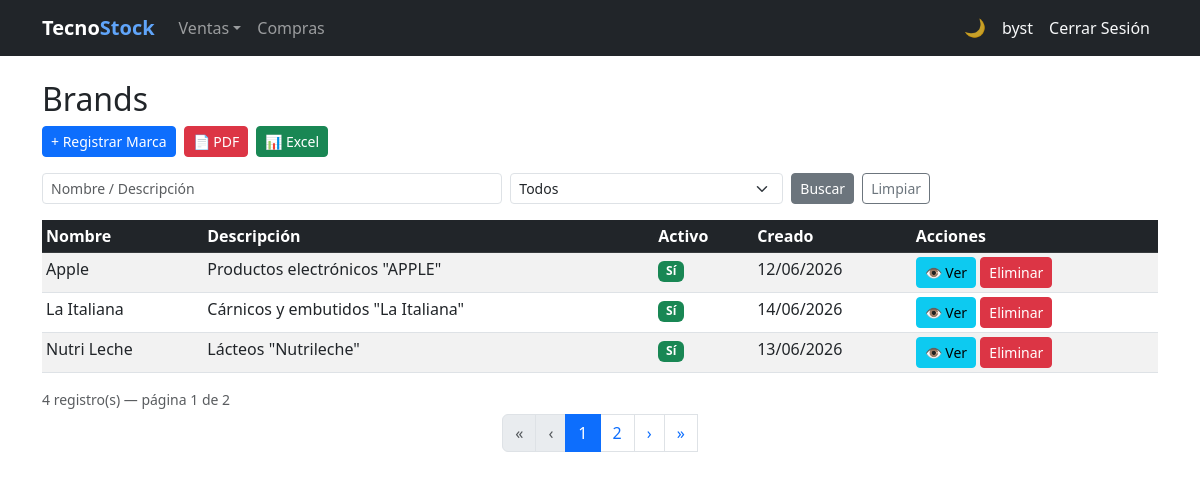
/brands/ (signed in), run on an earlier commit of the app's database.
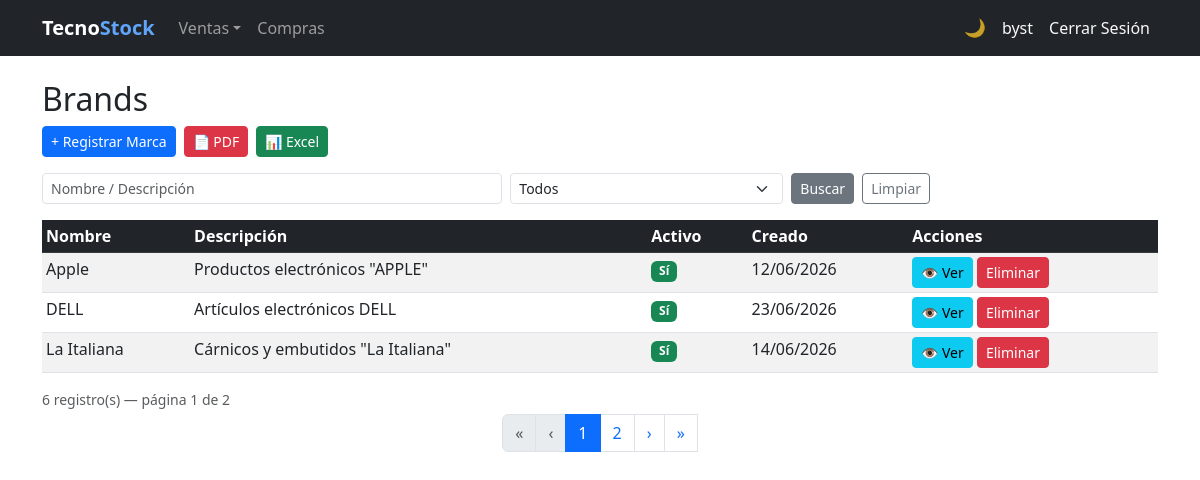
And on a later commit of the database.
### billing/models.py (models this page shows, shortened)
class Brand(models.Model):
    name = models.CharField(max_length=100, unique=True, verbose_name='Nombre de Marca')
    description = models.TextField(blank=True, null=True, verbose_name='Descripción')
    is_active = models.BooleanField(default=True, verbose_name='Activo')
    created_at = models.DateTimeField(auto_now_add=True)
    updated_at = models.DateTimeField(auto_now=True)
    class Meta:
        verbose_name = 'Brand'
        verbose_name_plural = 'Brands'
        ordering = ['name']

### billing/views.py (the view)
# urls.py: path('brands/', views.BrandListView.as_view(), name='brand_list'),
class BrandListView(LoginRequiredMixin, SearchExportMixin, ListView):
    model           = Brand
    template_name   = 'billing/brand_list.html'
    context_object_name = 'items'
    export_filename = 'marcas'
    export_fields   = [
        ('Nombre', 'name'), ('Descripción', 'description'), ('Activo', 'is_active'),
    ]
    search_fields   = [
        {'param': 'q',         'fields': ['name__icontains', 'description__icontains']},
        {'param': 'is_active', 'field':  'is_active', 'type': 'bool'},
    ]

### shared/mixins.py (called while the page is built, shortened)
    def get_queryset(self):
        qs = super().get_queryset()
        for spec in self.search_fields:
            val = self.request.GET.get(spec['param'], '').strip()
            if not val:
                continue
        return qs.distinct()

    def get_context_data(self, **kwargs):
        ctx = super().get_context_data(**kwargs)
        ctx['search_params'] = self.request.GET
        return ctx

    def get(self, request, *args, **kwargs):
        fmt = request.GET.get('export', '').lower()
        if fmt == 'pdf':
            return self._build_pdf()
        if fmt == 'excel':
            return self._build_excel()
        return super().get(request, *args, **kwargs)

### billing/templates/billing/brand_list.html (shortened to what this page needs)
{% extends 'billing/base.html' %}
{% block content %}
<h2>Brands</h2>
<div class="d-flex gap-2 mb-3">
  <a href="{% url 'billing:brand_create' %}" class="btn btn-primary btn-sm">+ Registrar Marca</a>
  {% include 'billing/_export_buttons.html' %}
</div>
<form method="get" class="mb-3">
  <div class="row g-2 align-items-end">
    <div class="col-md-5">
      <input type="text" name="q" class="form-control form-control-sm" placeholder="Nombre / Descripción"
             value="{{ search_params.q|default:'' }}">
    </div>
    <div class="col-md-3">
      <select name="is_active" class="form-select form-select-sm" aria-label="Filter by status">
        <option value="">Todos</option>
      </select>
    </div>
    <div class="col-auto d-flex gap-2">
      <button type="submit" class="btn btn-secondary btn-sm">Buscar</button>
      <a href="{% url 'billing:brand_list' %}" class="btn btn-outline-secondary btn-sm">Limpiar</a>
    </div>
  </div>
</form>
<table class="table table-striped table-hover table-sm">
  <thead class="table-dark">
    <tr><th>Nombre</th><th>Descripción</th><th>Activo</th><th>Creado</th><th>Acciones</th></tr>
  </thead>
  <tbody>
    {% for item in items %}
    <tr>
      <td>{{ item.name }}</td>
      <td>{{ item.description|default:"-"|truncatechars:50 }}</td>
      <td>
        {% if item.is_active %}
          <span class="badge bg-success">Sí</span>
        {% else %}
          <span class="badge bg-secondary">No</span>
        {% endif %}
      </td>
      <td>{{ item.created_at|date:"d/m/Y" }}</td>
      <td>
        <button type="button" class="btn btn-sm btn-info" onclick="showDetail(this)"
          data-dm-title="{{ item.name }}"
          data-dm-subtitle="Marca"
          data-dm-initial="{{ item.name|first|upper }}"
          data-dm-color="#6f42c1"
          data-dm-active="{{ item.is_active }}"
          data-dm-f1l="Nombre"       data-dm-f1v="{{ item.name }}"
          data-dm-f2l="Estado"       data-dm-f2v="{{ item.is_active|yesno:'Activo,Inactivo' }}"
          data-dm-f3l="Creado"       data-dm-f3v="{{ item.created_at|date:'d/m/Y' }}"
          data-dm-f4l="Actualizado"  data-dm-f4v="{{ item.updated_at|date:'d/m/Y' }}"
          data-dm-f5l="Descripción"  data-dm-f5v="{{ item.description|default:'—' }}" data-dm-f5w="1"
          data-dm-edit-url="{% url 'billing:brand_update' item.pk %}"
        >&#128065; Ver</button>
        <a href="{% url 'billing:brand_delete' item.pk %}" class="btn btn-sm btn-danger">Eliminar</a>
      </td>
    </tr>
    {% empty %}
    <tr><td colspan="5" class="text-center">No se encontraron marcas.</td></tr>
    {% endfor %}
  </tbody>
</table>
{% include 'billing/_pagination.html' %}
{% endblock %}

What changed in the data, as far as the page shows it:
no longer on this page (row unchanged): Brand: name "Nutri Leche", description "Lácteos \"Nutrileche\"", is_active "Sí", created_at "13/06/2026"
added Brand: name "DELL", description "Artículos electrónicos DELL", is_active "Sí", created_at "23/06/2026"
Also different on the page:
{{ paginator.count }}: "4" → "6"
